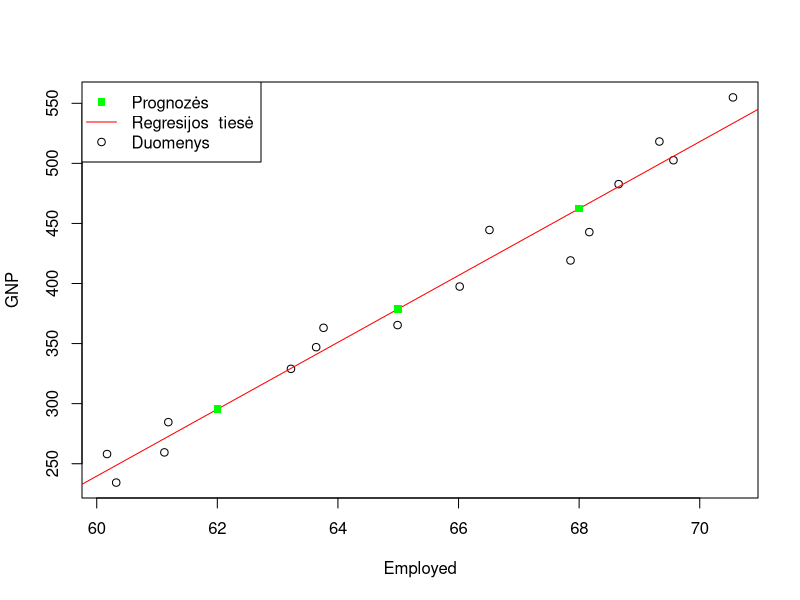

The R script that drew this image:
## ---- chunk 1
knitr::opts_chunk$set(echo = TRUE)
## ---- chunk 2
longley  #perziurim duomenu pasyva longley
x<-longley$Employed  #x priskiriam longlvey masyvo emplyoed reiksmes
y<-longley$GNP  #y prisikiriam longley masyvo GNP reiksmes
reg<- lm(y~x)  # padarom tiesines regresijos modeli is employed and GNP reiksmiu
summary(reg)
## ---- chunk 3
x1=c(62, 65, 68)  # surasom i vektoriu tris taskus
y1 = predict(reg, data.frame(x=x1)) # prognozuojam 3 tasku progranozes pagal modeli
y1
## ---- chunk 4
plot(x,y, xlab='Employed', ylab='GNP')
abline(reg, col="red")
points(x1,y1, col="green", pch=15)
legend("topleft", c("Prognozės","Regresijos  tiesė", "Duomenys"), lty=c(0,1,0), pch=c(15,NA,1), col=c("green","red",1))
